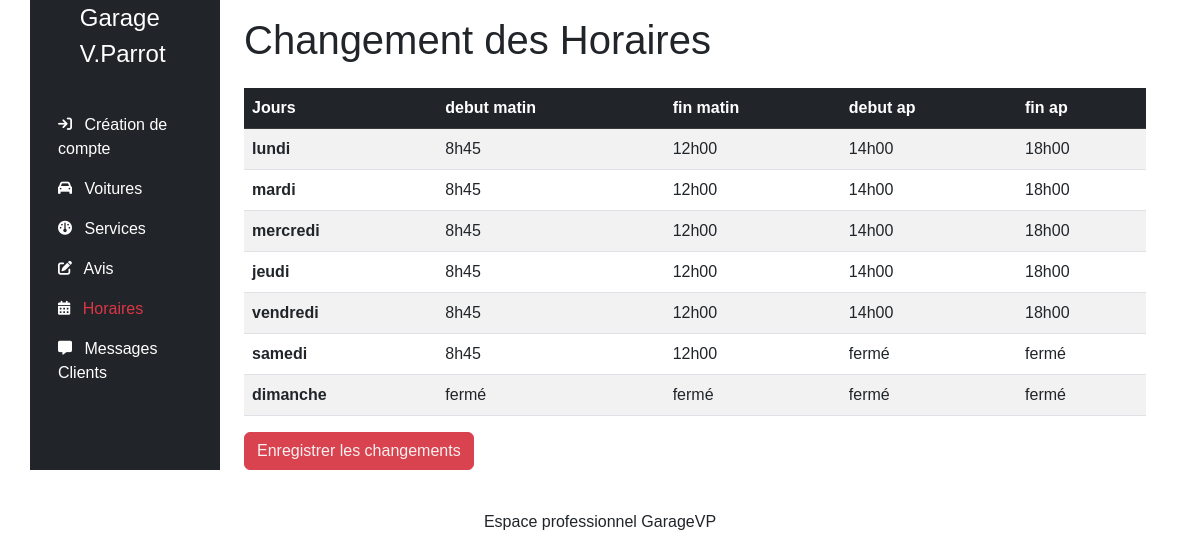
The app's page /admin/openingTimes.php with its own data.
### tables this page shows
CREATE TABLE openingTimes(
        openingTime_id INT PRIMARY KEY AUTO_INCREMENT NOT NULL, 
        day VARCHAR (50) NOT NULL,
        morningOpen VARCHAR (50) NOT NULL,
        morningClose VARCHAR (50) NOT NULL,
        afternoonOpen VARCHAR (50) NOT NULL,
        afternoonClose VARCHAR (50) NOT NULL
);

### lib/openingTimes.php (called while the page is built, shortened)
<?php
function getOpeningTimes($pdo)
{
  $sql = "SELECT *
          FROM openingTimes";
$query = $pdo->prepare($sql);
$query->execute();
$openingTimes = $query->fetchAll(PDO::FETCH_ASSOC);
  return $openingTimes;
}

### admin/openingTimes.php (the view, shortened to what this page needs)
<?php
require_once __DIR__ . "/../lib/pdo.php";
require_once __DIR__ . "/../lib/openingTimes.php";
require_once __DIR__ . "/templates/header.php";
$openingTimes = getOpeningTimes($pdo);
?>
<h1 class="py-3">Changement des Horaires</h1>
<table class="table table-striped" id="openingTimesTable">
    <thead>
        <tr class="table-dark">
            <th scope="col">Jours</th>
            <th scope="col">debut matin</th>
            <th scope="col">fin matin</th>
            <th scope="col">debut ap</th>
            <th scope="col">fin ap</th>
        </tr>
    </thead>
    <tbody>
        <?php foreach ($openingTimes as $openingTime): ?>
            <tr>
                <th scope="row"><?= $openingTime['day']; ?></th>
                <td class="editable" data-column="morningOpen" data-id="<?= $openingTime['openingTime_id']; ?>" contenteditable="true"><?= $openingTime['morningOpen']; ?></td>
                <td class="editable" data-column="morningClose" data-id="<?= $openingTime['openingTime_id']; ?>" contenteditable="true"><?= $openingTime['morningClose']; ?></td>
                <td class="editable" data-column="afternoonOpen" data-id="<?= $openingTime['openingTime_id']; ?>" contenteditable="true"><?= $openingTime['afternoonOpen']; ?></td>
                <td class="editable" data-column="afternoonClose" data-id="<?= $openingTime['openingTime_id']; ?>" contenteditable="true"><?= $openingTime['afternoonClose']; ?></td>
            </tr>
        <?php endforeach; ?>
    </tbody>
</table>
<button class="btn btn-primary" id="submitChanges">Enregistrer les changements</button>
<?php require_once __DIR__ . "/templates/footer.php"; ?>

### assets/css/styles.css (style rules this page uses)
:root { --primary: #D94350; --secondary: #D9777F; --success: #28a745; --danger: #dc3545; --warning: #fd7e14; --info: #17a2b8; --light: #f8f9fa; --dark: #1d1f20; --bs-nav-link-color: var(--primary); --bs-link-color: var(--primary); --bs-link-hover-color: var(--secondary); }
.btn-primary { --bs-btn-color: #f7f0f0; --bs-btn-bg: var(--primary); --bs-btn-border-color: var(--primary); --bs-btn-hover-color: #fff; --bs-btn-hover-bg: #ffc697; --bs-btn-hover-border-color: var(--secondary); --bs-btn-focus-shadow-rgb: 49,132,253; --bs-btn-active-color: #fff; --bs-btn-active-bg: #4e7277; --bs-btn-active-border-color: var(--secondary); --bs-btn-active-shadow: inset 0 3px 5px rgba(0, 0, 0, 0.125); --bs-btn-disabled-color: #fff; --bs-btn-disabled-bg: #4f4f4f; --bs-btn-disabled-border-color: #343434; }
body { font-family: 'Barlow Condensed', sans-serif; }
h1, h2 { font-family: 'Rajdhani', sans-serif; }

### records on screen
openingtimes: day "lundi", morningOpen "8h45", morningClose "12h00", afternoonOpen "14h00", afternoonClose "18h00"
openingtimes: day "mardi", morningOpen "8h45", morningClose "12h00", afternoonOpen "14h00", afternoonClose "18h00"
openingtimes: day "mercredi", morningOpen "8h45", morningClose "12h00", afternoonOpen "14h00", afternoonClose "18h00"
openingtimes: day "jeudi", morningOpen "8h45", morningClose "12h00", afternoonOpen "14h00", afternoonClose "18h00"
openingtimes: day "vendredi", morningOpen "8h45", morningClose "12h00", afternoonOpen "14h00", afternoonClose "18h00"
openingtimes: day "samedi", morningOpen "8h45", morningClose "12h00", afternoonOpen "fermé", afternoonClose "fermé"
openingtimes: day "dimanche", morningOpen "fermé", morningClose "fermé", afternoonOpen "fermé", afternoonClose "fermé"

### other values on screen
$data['label'] "Création de compte"
$data['label'] "Voitures"
$data['label'] "Services"
$data['label'] "Avis"
$data['label'] "Horaires"
$data['label'] "Messages Clients"
